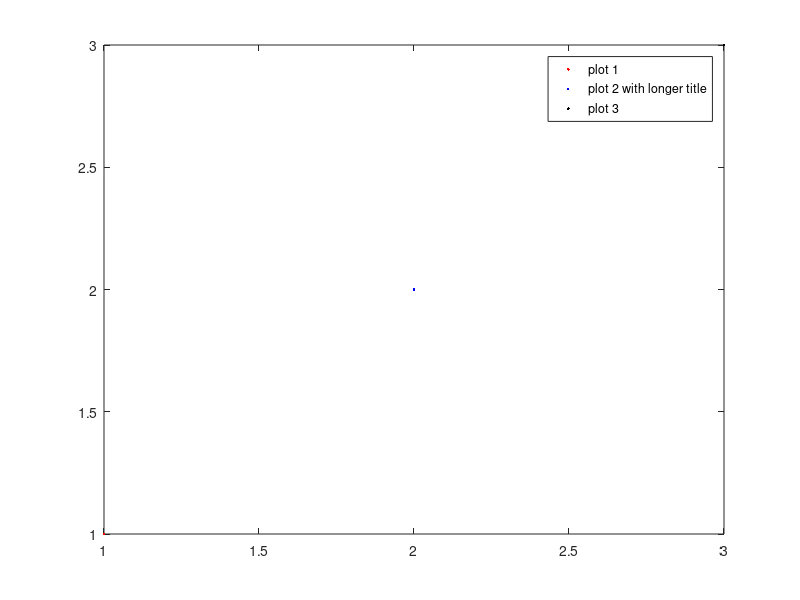

Write MATLAB code to recreate this figure. (Note: this script raises an error after producing the figure.)
clc
close all


plot(1,1,'r.', 2,2', 'b.', 3,3, 'k.');
legendHandle = legend('plot 1', 'plot 2 with longer title', 'plot 3');

tableHead = {'\theta_0' '\phi' 'df/dx'};
tableContent = rand(3);

legendTable(legendHandle, tableHead, tableContent);


%%

clc

legendlocation = 'NorthWestOutside'

regexprep(legendlocation, 'inside|outside$', '', 'ignorecase')